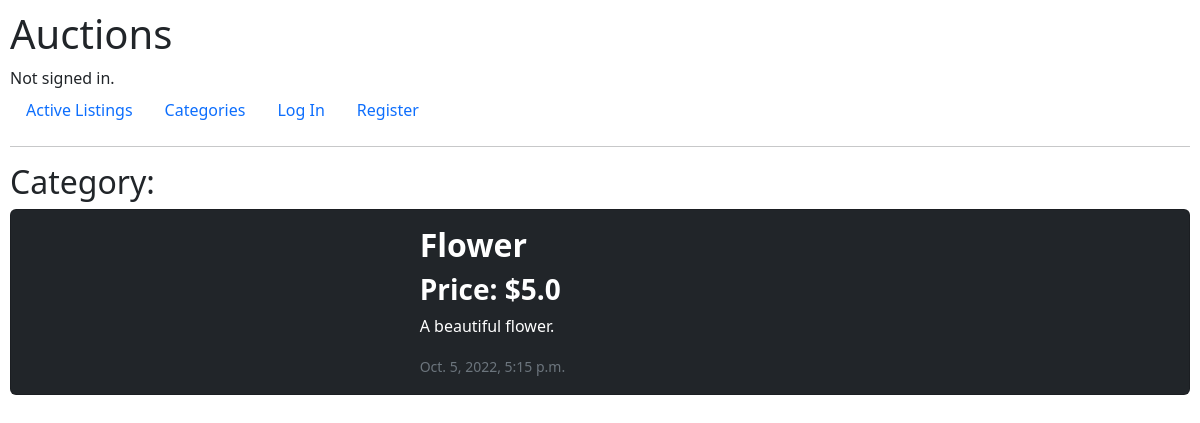
Screenshot of /category/Home with the database file from the repository.
### auctions/models.py (models this page shows)
class Listing(models.Model):
    name = models.CharField(max_length=64)
    description = models.CharField(max_length=512, null=True)
    image = models.CharField(max_length=512)
    created_at = models.DateTimeField(auto_now_add=True, blank=True)
    updated_at = models.DateTimeField(auto_now=True, blank=True)
    active = models.BooleanField()
    top_bid = models.FloatField()
    category = models.CharField(max_length=64, null=True)
    lister = models.ForeignKey(User, on_delete=models.CASCADE, related_name="lister")

### auctions/views.py (the view)
def category(request, cat):
    try:
        listings = Listing.objects.filter(category=cat.lower(), active=True)
    except:
        return HttpResponseRedirect(reverse("categories"))
    return render(request, "auctions/category.html", {
        "listings": listings
    })

### auctions/templates/auctions/category.html (shortened to what this page needs)
{% extends "auctions/layout.html" %}
{% block body %}
    <h2>Category: {{ cat }}</h2>
    {% for listing in listings %}
    <a id="listing_a"href="{% url 'listing' listing.id %}">
    <div class="card text-bg-dark mb-3" id="active_l" style="max-width: 100%;">
        <div class="row g-0">
        <div class="col-md-4">
        </div>
        <div class="col-md-8">
            <div class="card-body">
            <h2 class="card-title"><b>{{ listing.name }}</b></h2>
            <h3 class="card-title"><b>Price: ${{ listing.top_bid }}</b></h3>
            <p class="card-text">{{ listing.description }}</p>
            <p class="card-text"><small class="text-muted">{{ listing.updated_at }}</small></p>
            </div>
        </div>
        </div>
    </div>
    </a>
    {% endfor %}
{% endblock%}

### auctions/static/auctions/styles.css (style rules this page uses)
body { padding: 10px; height: 100%; }
#active_l { max-height: 10%; }
a { text-decoration: none; }

### rows the page displays
Listing: name "Flower", top_bid "5.0", description "A beautiful flower.", updated_at "Oct. 5, 2022, 5:15 p.m."
